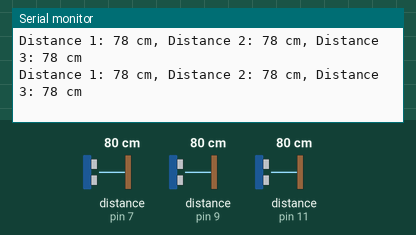
Recording of a sketch running on a simulated Arduino Uno, built with avr-gcc and run on an emulated ATmega328P. Parts: the last lines printed to the serial monitor. Wiring (inferred from the names in the program): 3 × ultrasonic range finder: trigger pin 6, echo pin 7 / trigger pin 8, echo pin 9 / trigger pin 10, echo pin 11. The test bench sets the inputs (shaded band); at power-on: distance to the obstacle (sensors on pin 7, pin 9, pin 11) 80 cm. The echo pulse lasts 58.3 µs per cm.

Above: at 1.8 s.
1.9 s: distance to the obstacle (sensor on pin 7) set to 7 cm
At 2.9 s:
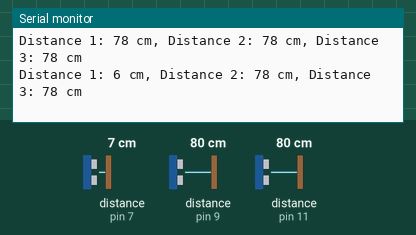
3.4 s: distance to the obstacle (sensor on pin 7) set to 4 cm
At 4.7 s:
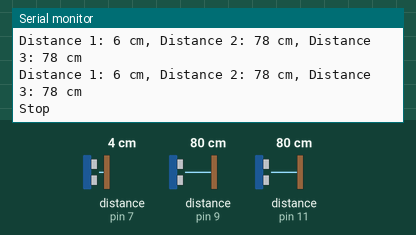

The sketch:

Ultrasonic.ino
```cpp
#define trigPin1 6
#define echoPin1 7
#define trigPin2 8
#define echoPin2 9
#define trigPin3 10
#define echoPin3 11

void setup() {
  Serial.begin(9600);
  pinMode(trigPin1, OUTPUT);
  pinMode(echoPin1, INPUT);
  pinMode(trigPin2, OUTPUT);
  pinMode(echoPin2, INPUT);
  pinMode(trigPin3, OUTPUT);
  pinMode(echoPin3, INPUT);
}

void loop() {
  long duration1, distance1, duration2, distance2, duration3, distance3;

  // Sensor 1
  digitalWrite(trigPin1, LOW);
  delayMicroseconds(2);
  digitalWrite(trigPin1, HIGH);
  delayMicroseconds(10);
  digitalWrite(trigPin1, LOW);
  duration1 = pulseIn(echoPin1, HIGH);
  distance1 = duration1 * 0.034 / 2;

  // Sensor 2
  digitalWrite(trigPin2, LOW);
  delayMicroseconds(2);
  digitalWrite(trigPin2, HIGH);
  delayMicroseconds(10);
  digitalWrite(trigPin2, LOW);
  duration2 = pulseIn(echoPin2, HIGH);
  distance2 = duration2 * 0.034 / 2;

  // Sensor 3
  digitalWrite(trigPin3, LOW);
  delayMicroseconds(2);
  digitalWrite(trigPin3, HIGH);
  delayMicroseconds(10);
  digitalWrite(trigPin3, LOW);
  duration3 = pulseIn(echoPin3, HIGH);
  distance3 = duration3 * 0.034 / 2;

  if (distance1 < 5 || distance2 < 5 || distance3 < 5) {
    Serial.println("Stop"); // Print stop message if any distance is less than 5 cm
  } else {
    Serial.print("Distance 1: ");
    Serial.print(distance1);
    Serial.print(" cm, Distance 2: ");
    Serial.print(distance2);
    Serial.print(" cm, Distance 3: ");
    Serial.print(distance3);
    Serial.println(" cm");
  }

  delay(1000); // Delay for readability
}
```

Measured:
- the behaviour switches between 6 and 5 cm on distance to the obstacle (sensor on pin 7) (found by bisection; images 1 and 2)
- after the input at 1.9 s, the serial monitor: prints a new line after 0.14 s (image 1)
- after the input at 3.4 s, the serial monitor: prints a new line after 0.67 s (image 2)
